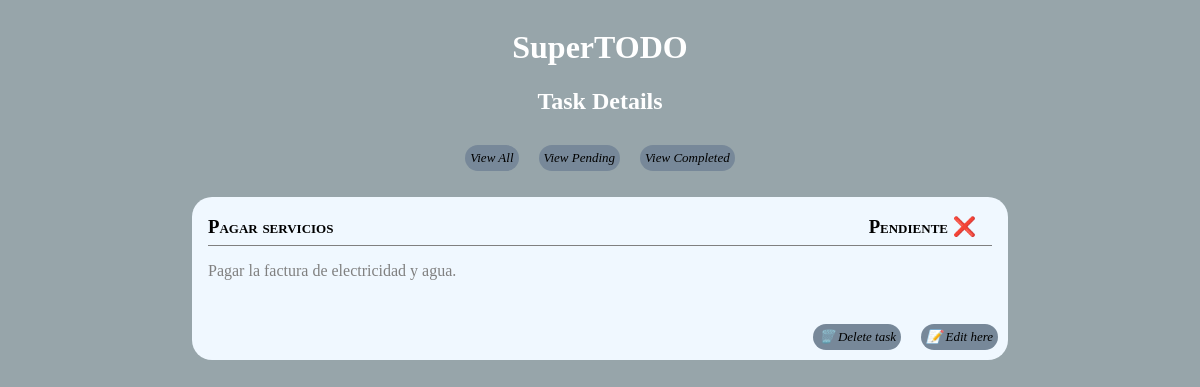
/tasks/pagar-servicios/, run on the app's committed database.
### tasks/models.py (models this page shows)
class Task(models.Model):
    name = models.CharField(max_length=70)
    description = models.TextField(max_length=256, blank=True)
    slug = models.SlugField(unique=True)
    completed = models.BooleanField(default=False)
    created_at = models.DateTimeField()
    updated_at = models.DateTimeField()

### tasks/views.py (the view)
# urls.py: path('<slug:task_slug>/', views.task_detail, name='task-detail'),
def task_detail(request, task_slug: str):
    try:
        task = Task.objects.get(slug=task_slug)
    except Task.DoesNotExist:
        return HttpResponse(f'Task with slug "{task_slug}" does not exist!') # Mejorar esto, quizas un noexiste.html
    return render(request, 'tasks/task/taskdetails.html', {'task': task, 'subtitle':'Task Details'})

### tasks/templates/tasks/task/taskdetails.html
{% extends "base.html" %}
{% load static %}
  {% block content %}
    <div class="box">
      <div class="top-border">
        <div class="titleContainer">
          <h3 class="title">{{ task.name }}</h3>
          <h3 class="sign"> {% if task.completed %} Completada ✅ {% else %} Pendiente ❌ {% endif %} </a></h3>
        </div>
        <p class="content"> {{task.description}}</p>
      </div>
      <br>
      <div class="buttons">
        <span class="pill">
          <p><a href="{% url 'tasks:task-edit' task.slug %}">📝 Edit here</a></p>
        </span>
        <span class="pill">
          <p><a href="{% url 'tasks:task-delete' task.slug %}"> 🗑️ Delete task</a></p>
        </span>
      </div>
    </div>
  {% endblock %}

### shared/static/css/base.css (style rules this page uses)
body { background-color: rgb(151, 165, 170); color: white; font-family: Georgia, 'Times New Roman', Times, serif; display: flex; flex-direction: column; align-items: center; justify-content: center; text-align: center; }
.box { background-color: aliceblue; width: 50rem; height: fit-content; border-radius: 20px; color: black; text-align: justify; padding-left: 1rem; margin-top: 1rem; }
.buttons { display: flex; flex-direction: row-reverse; align-items: end; justify-items: end; }
.pill p { background-color: lightslategray; border-radius: 20px; width: fit-content; font-size: small; font-style: italic; padding: 5px; margin: 10px; }
.titleContainer { font-variant: small-caps; width: 49rem; height: 3rem; border-bottom: 1px solid gray; display: inline-flex; justify-content: space-between; }
.sign { margin-right: 1rem; }
.content { color: gray; }
a { text-decoration: none; color: black; }

### data on the page
Task: name "Pagar servicios", description "Pagar la factura de electricidad y agua."

### other printed values
{{ subtitle }} "Task Details"
